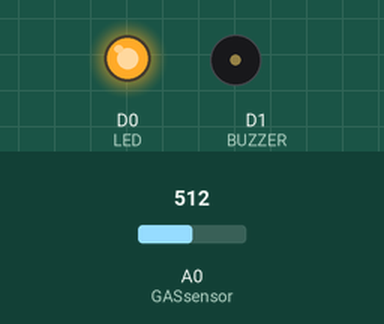
Recording of a sketch running on a simulated ESP8266 (NodeMCU). On the bench: output pins drawn as LEDs (lit = HIGH), buzzer (waves = sounding). The inputs (shaded band) are chosen by the test bench; at power-on: A0 (GASsensor) = 512. What the sketch prints to the serial monitor is not drawn.

Above: at 20.35 s.
Timing chart, 0 to 23.0 s (numbered marks = the images above):
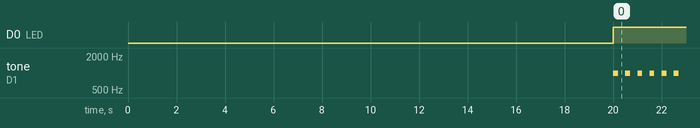

The sketch:

Workshop_8_1.ino
```cpp
/* ---------------------------------------------------------------
 *  ใบงานที่ 8 ตอนที่ 1 : การตรวจจับการรั่วไหลของแก๊สด้วย MQ-2
 *  บอร์ด : NodeMCU 1.0 (ESP-12E Module)
 *  คณะเทคโนโลยีสารสนเทศ มหาวิทยาลัยราชภัฏร้อยเอ็ด
 * --------------------------------------------------------------- */
#define LED        D0      // GPIO16 -> บล็อก LED 1
#define BUZZER     D1      // GPIO5  -> ขา I/P ของบัซเซอร์
#define GASsensor  A0      // ขา A0  <- ขา O/P ของ MQ-2 (ผ่านวงจรแบ่งแรงดัน)

int ValuaBegin = 300;      // ค่าเกณฑ์การแจ้งเตือน (สเกล 0-1023)

void setup() {
  pinMode(LED, OUTPUT);
  pinMode(BUZZER, OUTPUT);
  pinMode(GASsensor, INPUT);
  Serial.begin(115200);
  Serial.println("Workshop 8.1 : MQ-2 Gas Leak Alarm");
  Serial.println("อุ่นฮีทเตอร์ 20 วินาทีก่อนเริ่มวัดค่า...");
  delay(20000);            // MQ-2 ต้องจ่ายไฟอุ่นฮีทเตอร์ก่อนจึงจะอ่านค่าได้น่าเชื่อถือ
  Serial.println("พร้อมตรวจวัด");
}

void loop() {
  int analogSensor = analogRead(GASsensor);

  Serial.print("GAS Value: ");
  Serial.println(analogSensor);      // ต้นฉบับใช้ print จึงพิมพ์ต่อกันเป็นบรรทัดเดียว

  if (analogSensor > ValuaBegin) {
    digitalWrite(LED, HIGH);
    tone(BUZZER, 1000, 200);         // เสียงเตือน 1000 Hz นาน 200 ms
  }
  else {
    digitalWrite(LED, LOW);
  }

  delay(500);
}
```

Measured:
- by itself, D0 (LED): LOW → HIGH at 20.0 s
- by itself, tone on D1 (BUZZER): alternates 1000 Hz for 0.20 s and silent for 0.30 s
